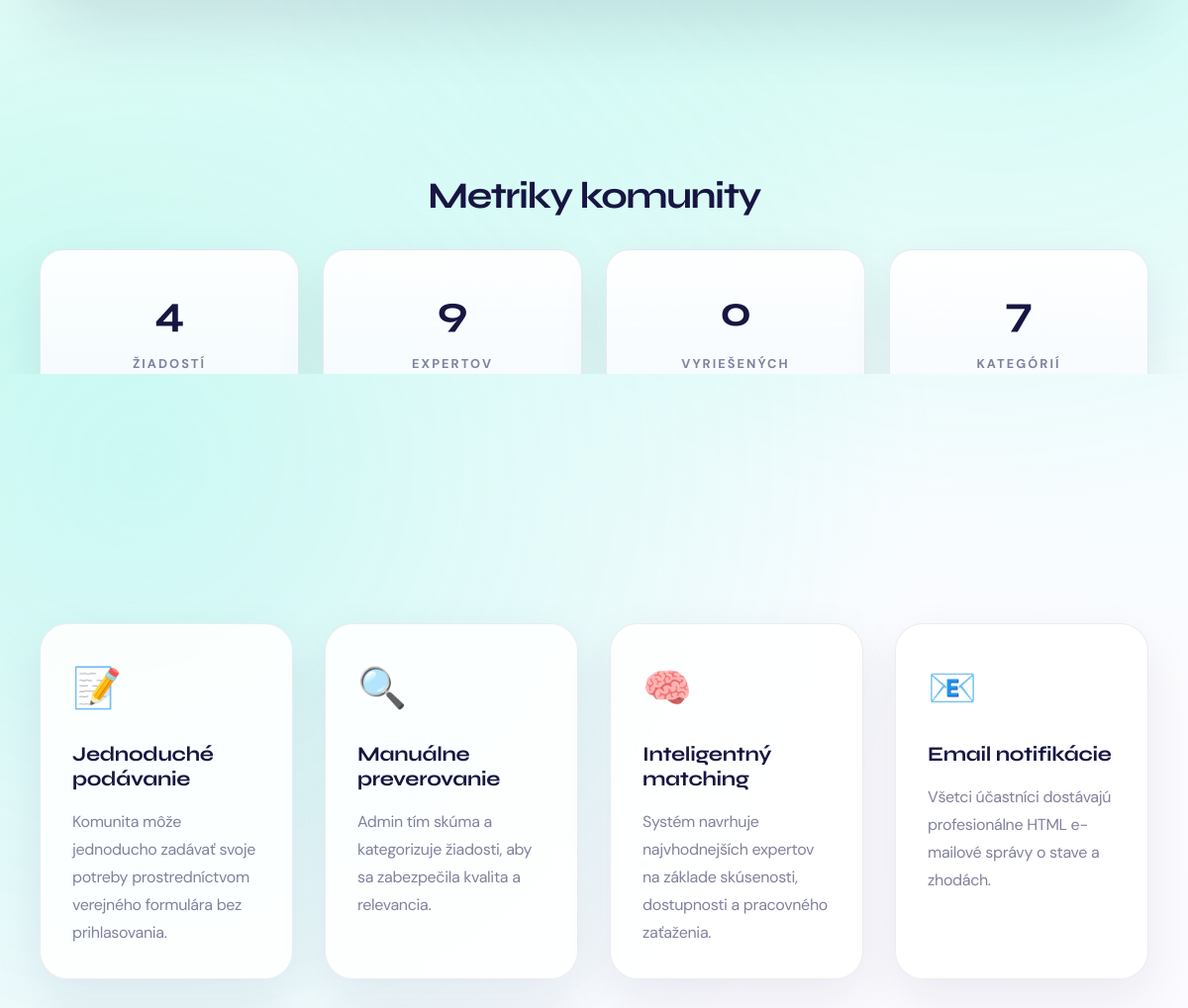
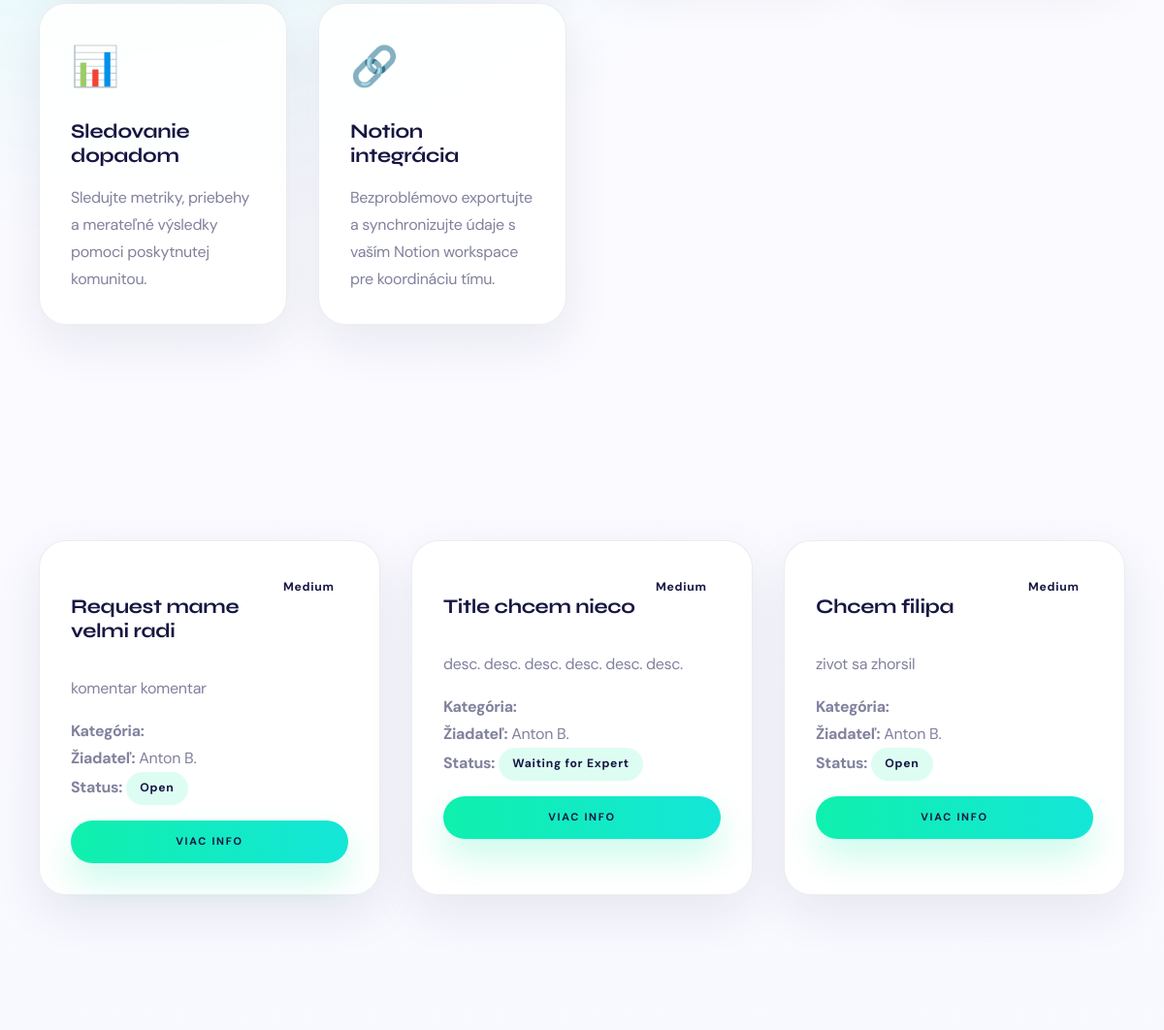
The app's page / (middle part), older data (2 pictures, top to bottom).
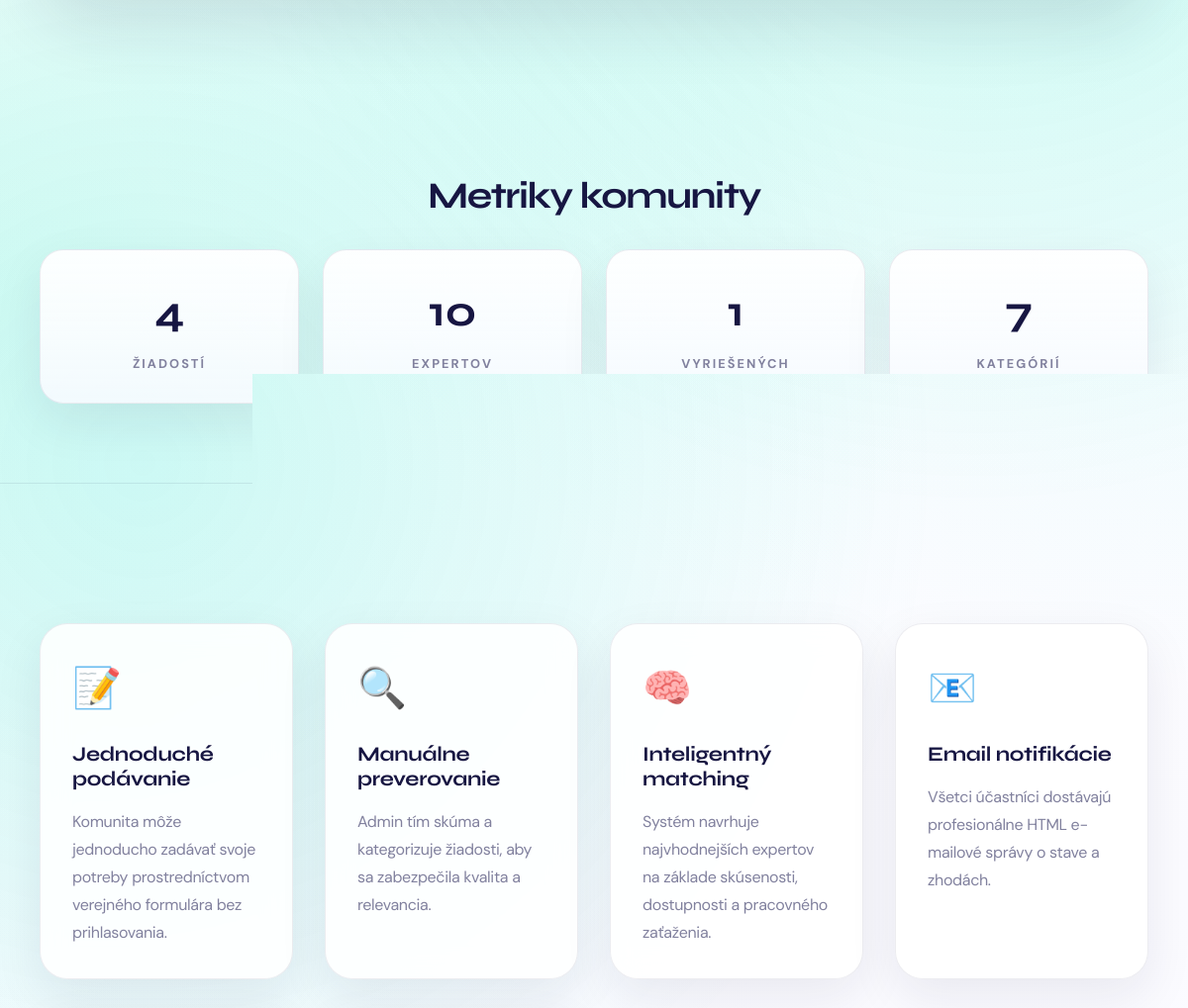
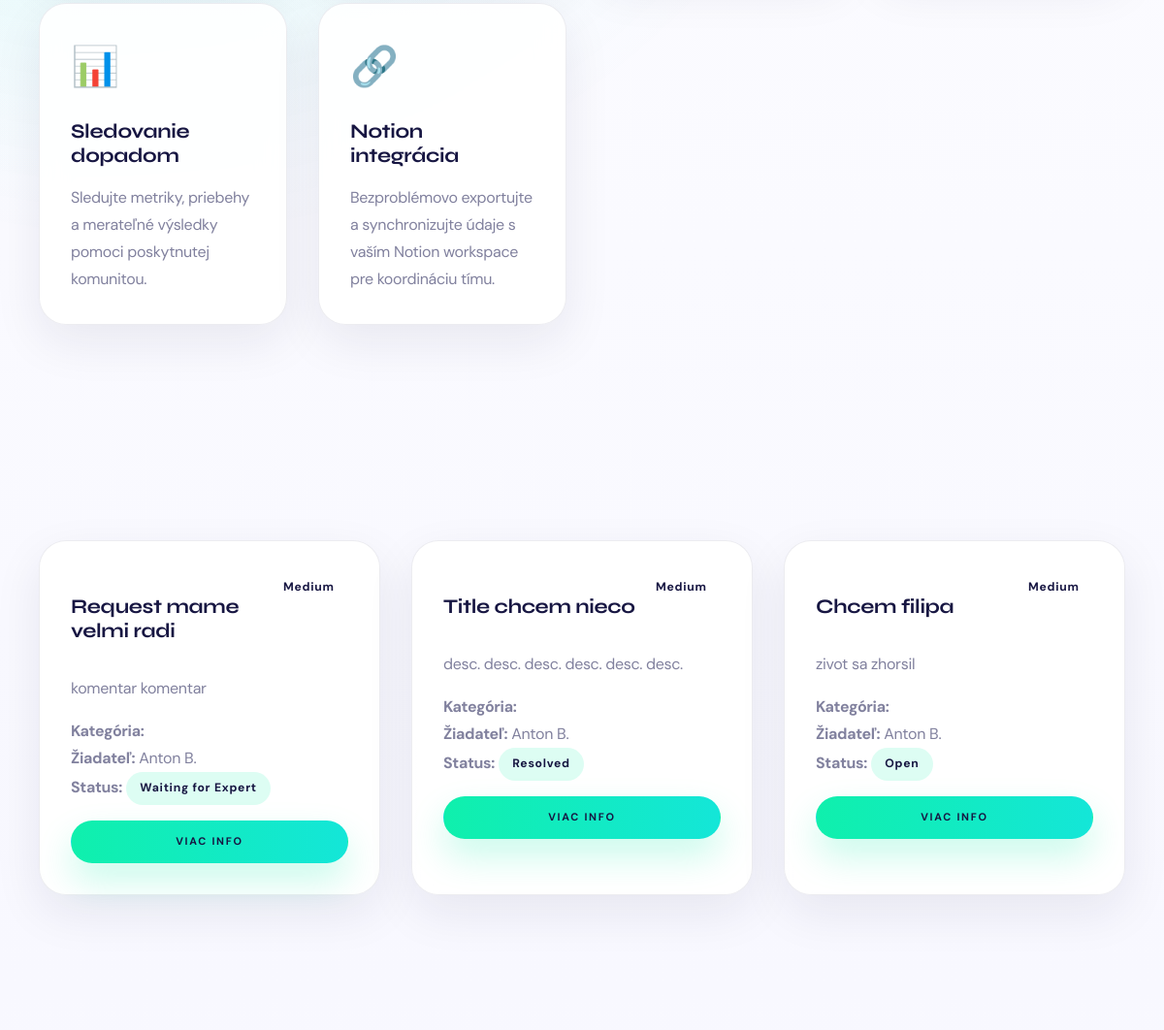
The same page, newer data (2 pictures, top to bottom).
### server/models.py (models this page shows, shortened)
class Request(models.Model):
    STATUS_CHOICES = [
        ('open', 'Open'),
        ('in_review', 'In Review'),
        ('waiting_expert', 'Waiting for Expert'),
        ('in_progress', 'In Progress'),
        ('resolved', 'Resolved'),
        ('rejected', 'Rejected'),
    ]
    PRIORITY_CHOICES = [
        ('low', 'Low'),
        ('medium', 'Medium'),
        ('high', 'High'),
        ('critical', 'Critical'),
    ]
    REQUESTER_TYPE_CHOICES = [
        ('corporate', 'Corporate'),
        ('startup', 'Startup'),
        ('investor', 'Investor'),
        ('service_provider', 'Service Provider'),
        ('community_member', 'Community Member'),
    ]
    EXPERIENCE_LEVEL_CHOICES = [
        ('junior', 'Junior'),
        ('mid', 'Mid'),
        ('senior', 'Senior'),
        ('lead', 'Lead'),
    ]
    title = models.CharField(max_length=200)
    description = models.TextField()
    is_corporate = models.BooleanField(default=False)
    company_name = models.CharField(max_length=255, blank=True)
    company_email = models.EmailField(blank=True)
    due_date = models.DateField(null=True, blank=True)
    target_skills = models.ManyToManyField(Skill, blank=True, related_name='target_requests')
    required_languages = models.ManyToManyField(Language, blank=True, related_name='required_by_requests')
    target_experience = models.CharField(max_length=20, choices=EXPERIENCE_LEVEL_CHOICES, blank=True)
    requester_name = models.CharField(max_length=200)
    requester_email = models.EmailField()
    requester_phone = models.CharField(max_length=20, blank=True)
    requester_type = models.CharField(
        max_length=20,
        choices=REQUESTER_TYPE_CHOICES,
        default='community_member'
    )
    category = models.ForeignKey(Category, on_delete=models.SET_NULL, null=True)
    priority = models.CharField(
        max_length=20,
        choices=PRIORITY_CHOICES,
        default='medium'
    )
    status = models.CharField(
        max_length=20,
        choices=STATUS_CHOICES,
        default='open'
    )
    value_score = models.IntegerField(
        default=5,
        help_text='Impact score (1-10)'
    )
    reviewed_by = models.ForeignKey(
        User,
        on_delete=models.SET_NULL,
        null=True,
        blank=True,
        related_name='reviewed_requests'
    )
    review_notes = models.TextField(blank=True)
    submitted_by = models.ForeignKey(
        User,
        on_delete=models.SET_NULL,
        null=True,
        blank=True,
        related_name='submitted_requests'
    )
    assigned_experts = models.ManyToManyField(
        Expert,
        blank=True,
        related_name='assigned_requests'
    )
    offered_experts = models.ManyToManyField(
        Expert,
        blank=True,
        related_name='offered_requests',
        help_text='Experts who offered to help but are not assigned yet'
    )
    created_at = models.DateTimeField(auto_now_add=True)
    updated_at = models.DateTimeField(auto_now=True)
    is_resolved_by_creator = models.BooleanField(
        default=False,
        help_text='Whether the request creator has marked this as resolved/done'
    )
    creator_resolved_at = models.DateTimeField(
        null=True,
        blank=True,
        help_text='Timestamp when creator marked the request as done'
    )
    completed_by_expert = models.ForeignKey(
        Expert,
        on_delete=models.SET_NULL,
        null=True,
        blank=True,
        related_name='completed_requests',
        help_text='Expert selected by creator as the one who completed this request'
    )
    resolved_at = models.DateTimeField(null=True, blank=True)
    resolution_notes = models.TextField(blank=True)
    class Meta:
        ordering = ['-created_at']

### server/views.py (the view)
# urls.py: path('', views.index, name='index'),
def index(request):
    if request.user.is_authenticated:
        return redirect('dashboard')
    stats = {
        'total_requests': Request.objects.count(),
        'total_experts': Expert.objects.count(),
        'resolved_requests': Request.objects.filter(status='resolved').count(),
        'categories_count': Category.objects.count(),
    }
    recent_requests = Request.objects.all().order_by('-created_at')[:3]
    featured_experts = Expert.objects.all().order_by('-help_provided')[:3]
    return render(request, 'index.html', {
        'stats': stats,
        'recent_requests': recent_requests,
        'featured_experts': featured_experts,
    })

### server/templates/index.html (shortened to what this page needs)
{% extends "base.html" %}
{% block content %}
<div class="container">
</div>
<div class="container section">
    <h2 class="text-center">Metriky komunity</h2>
    <div class="stats">
        <div class="stat-item">
            <div class="stat-number">{{ stats.total_requests }}</div>
            <div class="stat-label">Žiadostí</div>
        </div>
        <div class="stat-item">
            <div class="stat-number">{{ stats.total_experts }}</div>
            <div class="stat-label">Expertov</div>
        </div>
        <div class="stat-item">
            <div class="stat-number">{{ stats.resolved_requests }}</div>
            <div class="stat-label">Vyriešených</div>
        </div>
        <div class="stat-item">
            <div class="stat-number">{{ stats.categories_count }}</div>
            <div class="stat-label">Kategórií</div>
        </div>
    </div>
</div>
<div class="container section">
    <h2 class="text-center">Kľúčové vlastnosti</h2>
    <div class="grid grid-3">
        <div class="card fade-in">
            <div class="card-icon">📝</div>
            <h3>Jednoduché podávanie</h3>
            <p>Komunita môže jednoducho zadávať svoje potreby prostredníctvom verejného formulára bez prihlasovania.</p>
        </div>
        <div class="card fade-in">
            <div class="card-icon">🔍</div>
            <h3>Manuálne preverovanie</h3>
            <p>Admin tím skúma a kategorizuje žiadosti, aby sa zabezpečila kvalita a relevancia.</p>
        </div>
        <div class="card fade-in">
            <div class="card-icon">🧠</div>
            <h3>Inteligentný matching</h3>
            <p>Systém navrhuje najvhodnejších expertov na základe skúsenosti, dostupnosti a pracovného zaťaženia.</p>
        </div>
        <div class="card fade-in">
            <div class="card-icon">📧</div>
            <h3>Email notifikácie</h3>
            <p>Všetci účastníci dostávajú profesionálne HTML e-mailové správy o stave a zhodách.</p>
        </div>
        <div class="card fade-in">
            <div class="card-icon">📊</div>
            <h3>Sledovanie dopadom</h3>
            <p>Sledujte metriky, priebehy a merateľné výsledky pomoci poskytnutej komunitou.</p>
        </div>
        <div class="card fade-in">
            <div class="card-icon">🔗</div>
            <h3>Notion integrácia</h3>
            <p>Bezproblémovo exportujte a synchronizujte údaje s vaším Notion workspace pre koordináciu tímu.</p>
        </div>
    </div>
</div>
{% if recent_requests %}
<div class="container section">
    <h2 class="text-center">Nedávne žiadosti</h2>
    <div class="grid grid-2">
        {% for request in recent_requests %}
        <div class="card">
            <div style="display: flex; justify-content: space-between; align-items: start; margin-bottom: 1rem;">
                <h3>{{ request.title }}</h3>
                <span class="badge badge-{{ request.get_priority_display|lower }}">{{ request.get_priority_display }}</span>
            </div>
            <p class="text-muted">{{ request.description|truncatewords:20 }}</p>
            <div style="margin-top: 1rem;">
                <p><strong>Kategória:</strong> {{ request.get_category_display }}</p>
                <p><strong>Žiadateľ:</strong> {{ request.requester_name }}</p>
                <p><strong>Status:</strong> <span class="badge badge-primary">{{ request.get_status_display }}</span></p>
            </div>
            <a href="{% url 'request_detail' request.id %}" class="btn btn-primary btn-sm" style="margin-top: 1rem; width: 100%; text-align: center;">Viac info</a>
        </div>
        {% endfor %}
    </div>
</div>
{% endif %}
{% if featured_experts %}
<div class="container section">
</div>
{% endif %}
{% endblock %}

Row changes from the older to the newer data that the page shows:
changed Request "Request mame velmi radi": status "Open" → "Waiting for Expert"
changed Request "Title chcem nieco": status "Waiting for Expert" → "Resolved"
Text that changed along with them:
{{ stats.total_experts }}: "9" → "10"
{{ stats.resolved_requests }}: "0" → "1"
